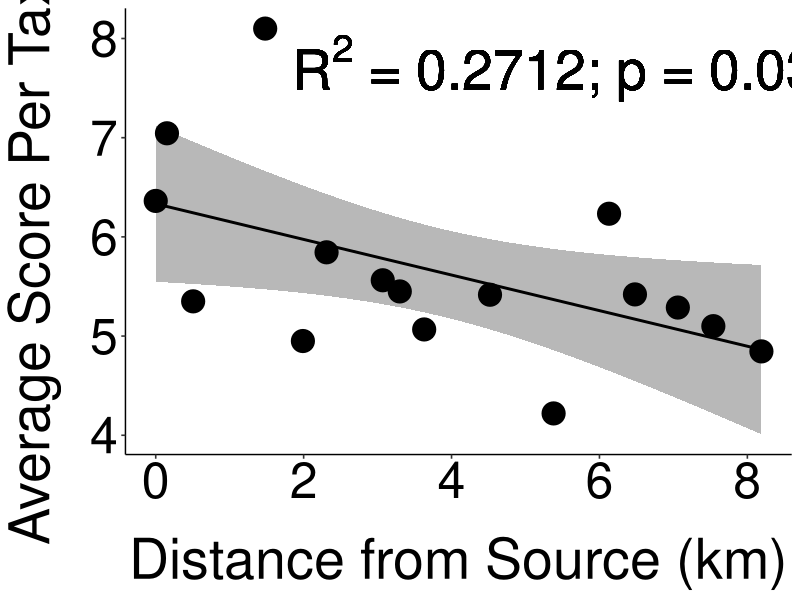
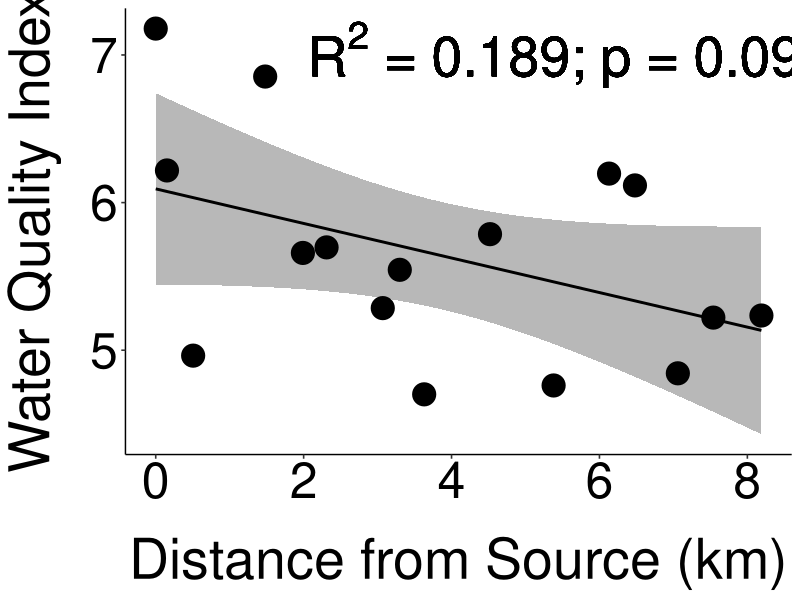
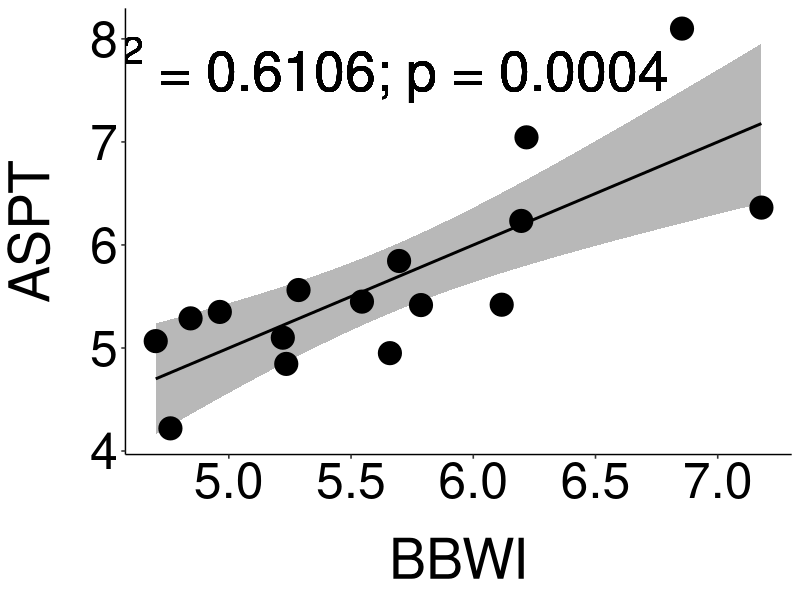
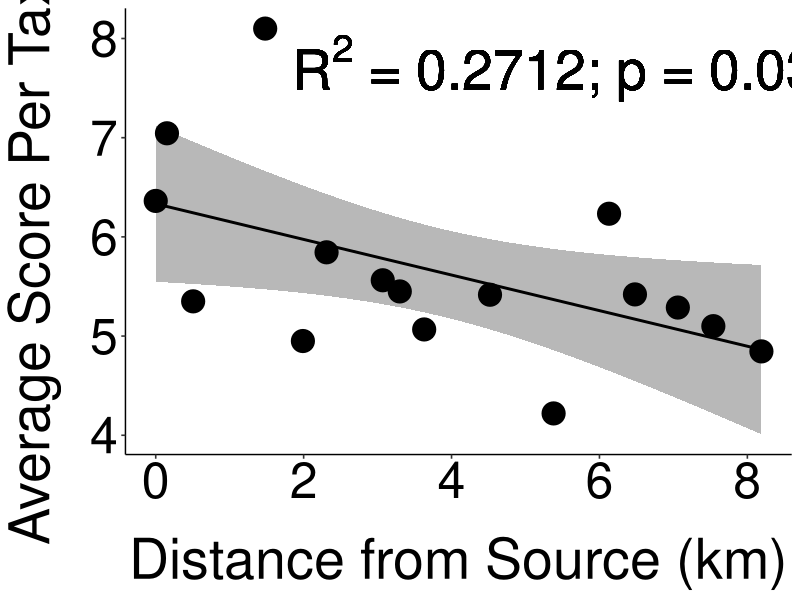
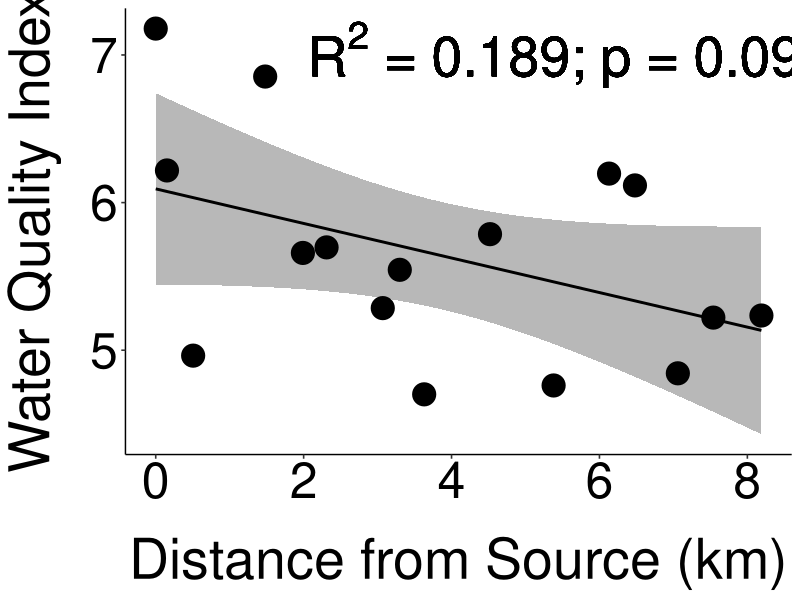
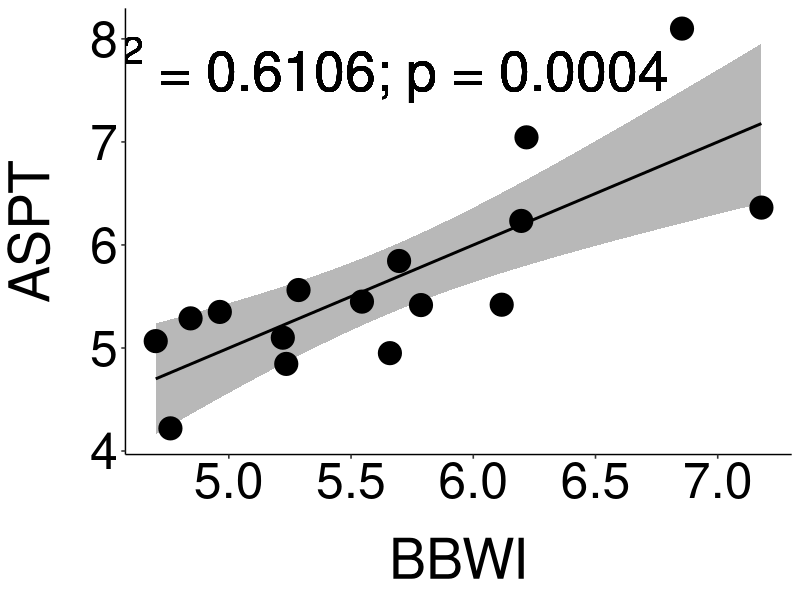

Write the R code that produced these figures, in order.
# EES Field Course - Group 1 - Freshwater Invertebrates and Water Quality
# Sophie Rose, s1739832@sms.ed.ac.uk; Emma Gemal, s1758915@sms.ed.ac.uk
# Last edited: 14/9/2020



## Library ----
library(tidyverse)
library(ggplot2)
library(ggpubr)
library(ggsci)


# loading the data
wq_data <- read.csv("Data/waterqualityvalues_alldata.csv")
wq_data <- wq_data %>% 
              slice(-c(17:27))


## Plotting water quality with distance ----
# determining the statistics to be displayed on the ASPT vs distance plot 
ASPT_stats <- lm(ASPT ~ distance_source_km,
                data = wq_data)
summary(ASPT_stats)
# p-value = 0.03859
# R-squared = 0.2712

# creating the plot of ASPT vs distance 
(wq_plot <- ggplot(wq_data, aes(x = distance_source_km, y = ASPT)) +
              labs(
                x = "Distance from Source (km)",
                y = "Average Score Per Taxon"
              ) +
              stat_smooth(method = "lm", color = "black", alpha = 0.7) +
              geom_point(size = 7.5) +
              geom_text(x = 5.6, y = 7.7, label = expression(paste("R"^2, " = 0.2712; p = 0.039")), 
                        parse = TRUE, fontface = "italic", size = 14) +
              theme_pubr() +
              theme(axis.text = element_text(size = 36),
                    axis.title = element_text(size = 40),
                    axis.title.x = element_text(margin = margin(t = 20)),
                    axis.title.y = element_text(margin = margin(r = 20))))

ggsave(file = "ASPTdist_plot_r2.png", width = 14, height = 14, units = c("in"), path = "Figures")


# determining the statistics to be displayed on the BBWI vs distance plot 
BBWI_stats <- lm(WQ ~ distance_source_km,
                data = wq_data)
summary(BBWI_stats)
# p-value = 0.09241
# R-squared = 0.189

# creating the plot of our water quality index (BBWI) vs. distance from source
(wq_plot2 <- ggplot(wq_data, aes(x = distance_source_km, y = WQ)) +
                labs(
                      x = "Distance from Source (km)",
                      y = "Water Quality Index"
                    ) +
                stat_smooth(method = "lm", color = "black", alpha = 0.7) +
                geom_point(size = 7.5) +
                geom_text(x = 5.6, y = 7, label = expression(paste("R"^2, " = 0.189; p = 0.092")),
                          parse = TRUE, fontface = "italic", size = 14) +
                theme_pubr() +
                theme(axis.text = element_text(size = 36),
                      axis.title = element_text(size = 40),
                      axis.title.x = element_text(margin = margin(t = 20)),
                      axis.title.y = element_text(margin = margin(r = 20))))

ggsave(file = "BBWIdist_plot.png", width = 14, height = 14, units = c("in"), path = "Figures")





## Plotting relationship between lm vs. ASPT ----
# comparison of our water quality index (BBWI) and ASPT
index_stats <- lm(WQ ~ ASPT,
                  data = wq_data)
summary(index_stats)
# p-value = 0.00035
# R-squared = 0.6106

# plotting the index comparison
(wq_aspt_plot <- ggplot(wq_data, aes(x = WQ, y = ASPT)) +
                   labs(
                     x = "BBWI",
                     y = "ASPT"
                   ) +
                   stat_smooth(method = "lm", color = "black", alpha = 0.7) +
                   geom_point(size = 7.5) +
                   geom_text(x = 5.6, y = 7.7, label = expression(paste("R"^2, " = 0.6106; p = 0.0004")),
                             parse = TRUE, fontface = "italic", size = 14) +
                   theme_pubr() +
                   theme(axis.text = element_text(size = 36),
                         axis.title = element_text(size = 40),
                         axis.title.x = element_text(margin = margin(t = 20)),
                         axis.title.y = element_text(margin = margin(r = 20))))

ggsave(file = "ASPT_BBWI_plot_r2.png", width = 14, height = 14, units = c("in"), path = "Figures")
